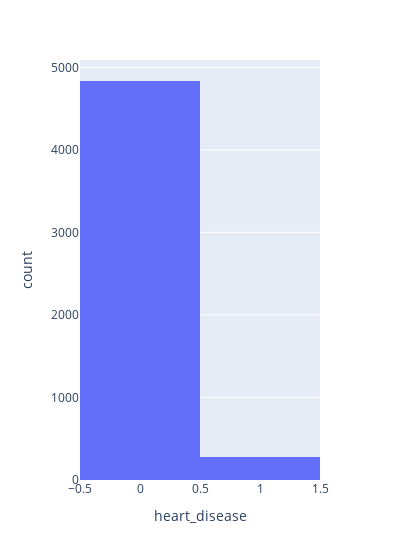

The notebook cell saved with this chart:
### Code cell
fig = px.histogram(df, x='heart_disease', width = 400)
fig.show()

### Figure 1 — Plotly figure (JSON) as saved in the notebook; plotly's stock layout.template omitted (floating-point values rounded to 4 significant figures; data arrays with more than 128 entries replaced by an {"elided": "..."} marker saying what was removed)
{"data": [{"alignmentgroup": "True", "bingroup": "x", "hovertemplate": "heart_disease=%{x}<br>count=%{y}<extra></extra>", "legendgroup": "", "marker": {"color": "#636efa", "pattern": {"shape": ""}}, "name": "", "offsetgroup": "", "orientation": "v", "showlegend": false, "type": "histogram", "x": {"elided": "5110 int values"}, "xaxis": "x", "yaxis": "y"}], "layout": {"barmode": "relative", "legend": {"tracegroupgap": 0}, "margin": {"t": 60}, "width": 400, "xaxis": {"anchor": "y", "domain": [0, 1], "title": {"text": "heart_disease"}}, "yaxis": {"anchor": "x", "domain": [0, 1], "title": {"text": "count"}}}}
